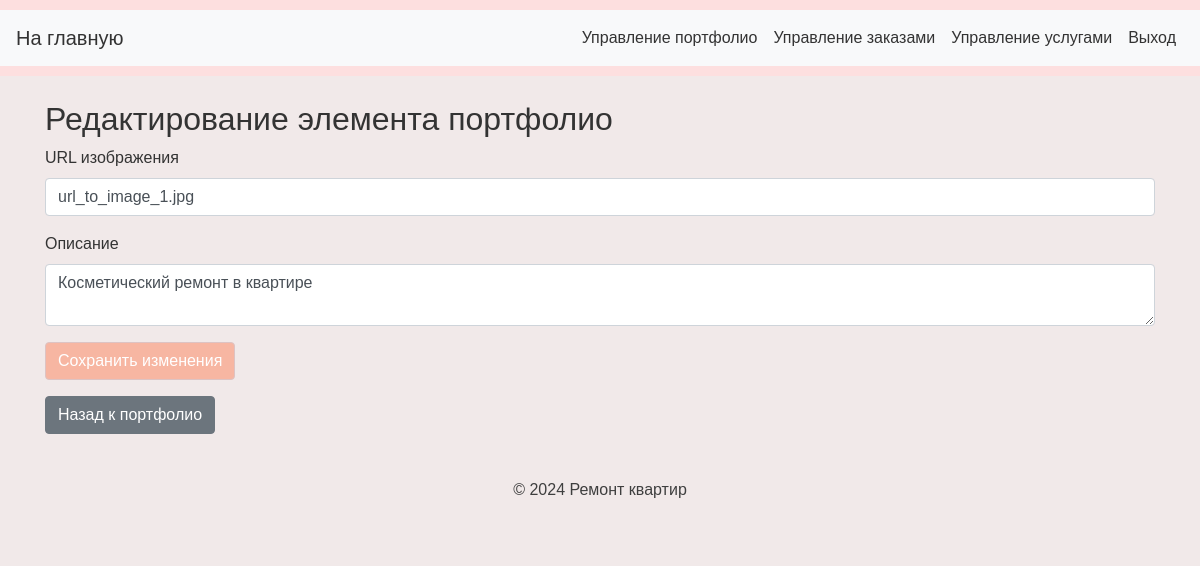
The app's page /moderate/portfolio/edit/1 (signed in) with its own data.
### app/models.py (models this page shows)
class PortfolioItem(db.Model):
    id = db.Column(db.Integer, primary_key=True)
    user_id = db.Column(db.Integer, db.ForeignKey('user.id'), nullable=False)
    image_url = db.Column(db.String(255))
    description = db.Column(db.Text)

### app/views.py (the view)
@app.route('/moderate/portfolio/edit/<int:item_id>', methods=['GET', 'POST'])
@login_required
def edit_portfolio_item(item_id):
    form = PortfolioForm()
    if current_user.role != 'moderator':
        flash('У вас нет прав доступа к этой странице.', 'danger')
        return redirect(url_for('index'))
    item = PortfolioItem.query.get_or_404(item_id)
    if request.method == 'POST':
        item.image_url = request.form['image_url']
        item.description = request.form['description']
        db.session.commit()
        flash('Элемент портфолио обновлен!', 'success')
        return redirect(url_for('manage_portfolio'))
    return render_template('edit_portfolio_item.html', item=item, form=form)

### app/forms.py
class PortfolioForm(FlaskForm):
    image_url = StringField('Image URL', validators=[DataRequired()])
    description = TextAreaField('Description')
    submit = SubmitField('Add to Portfolio')

### app/__init__.py (called while the page is built)
@login_manager.user_loader
def load_user(user_id):
    return User.query.get(int(user_id))

@app.before_request
def before_request():
    if 'theme' not in session:
        session['theme'] = 'light'  # Установите тему по умолчанию

### templates/edit_portfolio_item.html (shortened to what this page needs)
{% extends "moder_base.html" %}
{% block content %}
<h2>Редактирование элемента портфолио</h2>
<form method="POST">
    <div class="form-group">
        <label for="image_url">URL изображения</label>
        <input type="text" class="form-control" id="image_url" name="image_url" value="{{ item.image_url }}" required>
    </div>
    <div class="form-group">
        <label for="description">Описание</label>
        <textarea class="form-control" id="description" name="description" required>{{ item.description }}</textarea>
    </div>
    <button type="submit" class="btn btn-primary">Сохранить изменения</button>
</form>
<a href="{{ url_for('manage_portfolio') }}" class="btn btn-secondary mt-3">Назад к портфолио</a>
{% endblock %}

### static/styles.css (style rules this page uses)
body { font-family: 'Arial', sans-serif; background-color: #f1e9e9; color: #333; }
.btn-primary { background-color: rgb(247, 182, 162); border-color: #ddc3c3; }

### records on screen
PortfolioItem: image_url "url_to_image_1.jpg", description "Косметический ремонт в квартире"
